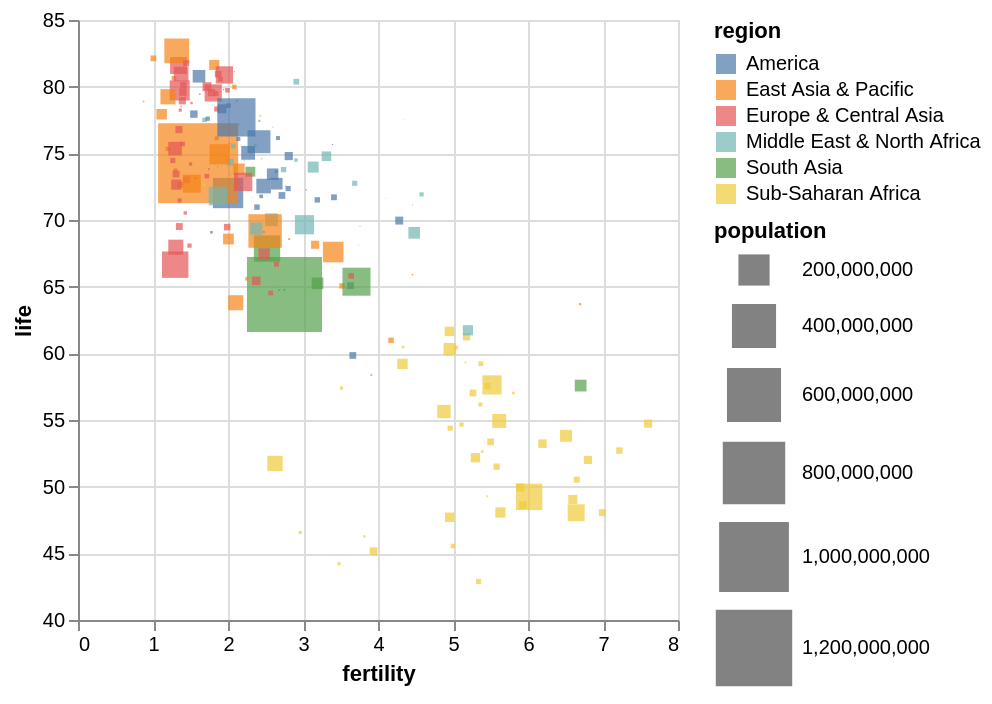

The notebook cell saved with this chart:
### Markdown cell above
## Esercizio 4
Create a chart that visualizes the fertility index on the *x* axis and the life expectancy for the *y* axis for the year 2006. Use the mark_point and pair the dimension of each point to the population of each Country. Color the point according to their region.

### Code cell
alt.Chart(df_year).mark_point(filled=True, shape='square').encode(
    x=alt.X('fertility:Q'),
    y=alt.Y('life:Q', scale=alt.Scale(zero=False)),
    color=alt.Color('region:N'),
    size=alt.Size('population:Q', scale=alt.Scale(range=[0,40**2])),
    tooltip=['Country:N', 'fertility:Q']
)

### Figure 1 — Vega-Lite specification as saved in the notebook (floating-point values rounded to 4 significant figures; data arrays with more than 128 entries replaced by an {"elided": "..."} marker saying what was removed)
{"config": {"view": {"continuousWidth": 300, "continuousHeight": 300}}, "data": {"name": "data-8a4e0ea2c49ee6424bb0ce3279dd0e8c"}, "mark": {"type": "point", "filled": true, "shape": "square"}, "encoding": {"color": {"field": "region", "type": "nominal"}, "size": {"field": "population", "scale": {"range": [0, 1600]}, "type": "quantitative"}, "tooltip": [{"field": "Country", "type": "nominal"}, {"field": "fertility", "type": "quantitative"}], "x": {"field": "fertility", "type": "quantitative"}, "y": {"field": "life", "scale": {"zero": false}, "type": "quantitative"}}, "$schema": "https://vega.github.io/schema/vega-lite/v5.20.1.json", "datasets": {"data-8a4e0ea2c49ee6424bb0ce3279dd0e8c": {"elided": "204 records"}}}
